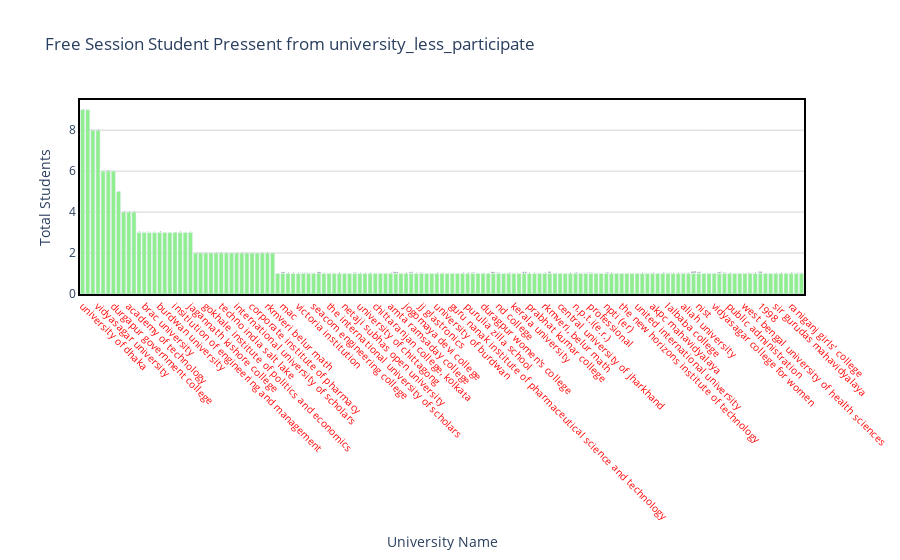

The notebook cell this image was saved under:
### Markdown cell above
# Most of the students come from lady braboume college(139) , maluna azad college (111) respectively
Now if we take a look into the above barchart there is no repating any college or university name more than one. 
now it visualize the more about the data here only showing top participente University where participate was more than 10 students.

### Code cell
draw_trace_bar(university_less_participate,'University','counts','Free Session Student Pressent from university_less_participate', 'University Name','Total Students',"lightgreen")

### Figure 1 — Plotly figure (JSON) as saved in the notebook; plotly's stock layout.template omitted (floating-point values rounded to 4 significant figures; data arrays with more than 128 entries replaced by an {"elided": "..."} marker saying what was removed)
{"data": [{"marker": {"color": "lightgreen"}, "text": {"elided": "142 str values"}, "type": "bar", "x": {"elided": "142 str values"}, "y": {"elided": "142 int values"}}], "layout": {"hovermode": "closest", "paper_bgcolor": "rgba(0, 0, 0, 0)", "plot_bgcolor": "rgba(0, 0, 0, 0)", "title": {"text": "Free Session Student Pressent from university_less_participate"}, "xaxis": {"linecolor": "black", "linewidth": 2, "mirror": true, "showline": true, "showticklabels": true, "tickangle": 45, "tickfont": {"color": "red", "size": 10}, "title": {"text": "University Name"}, "zeroline": true, "zerolinecolor": "grey", "zerolinewidth": 1}, "yaxis": {"gridcolor": "lightgrey", "linecolor": "black", "linewidth": 2, "mirror": true, "showline": true, "title": {"text": "Total Students"}, "zeroline": true, "zerolinecolor": "grey", "zerolinewidth": 1}}}
